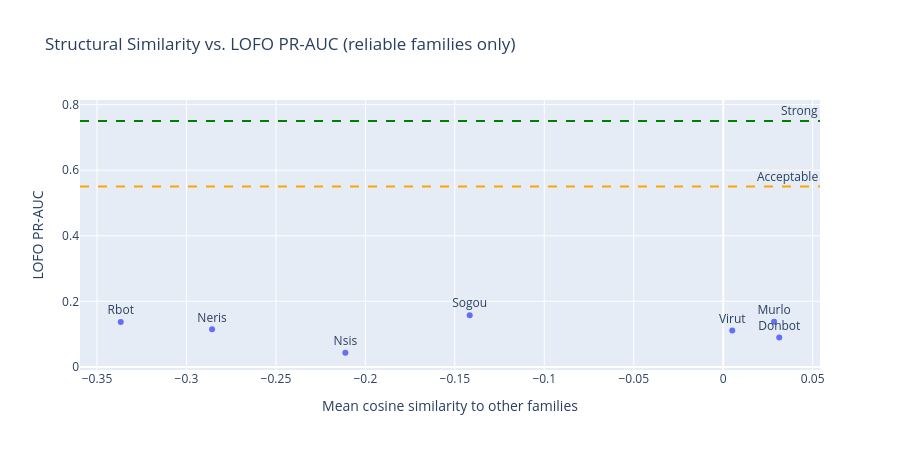

Notebook source saved alongside this figure:
### Markdown cell above
## 2. Similarity vs. Generalization

Does structural similarity to the training set predict LOFO PR-AUC?
We compute each family's mean cosine similarity to all other families,
then scatter it against LOFO PR-AUC.

### Code cell
lofo_df = leave_one_family_out(all_features, FEATURE_COLS)

# Mean similarity to other families (exclude self-similarity)
mean_sim = {}
for fam in sim_df.index:
    others = [f for f in sim_df.index if f != fam]
    mean_sim[fam] = sim_df.loc[fam, others].mean()

lofo_df["mean_structural_similarity"] = lofo_df["family"].map(mean_sim)

reliable_lofo = lofo_df[lofo_df["reliable"] & lofo_df["pr_auc"].notna()]

fig = px.scatter(
    reliable_lofo,
    x="mean_structural_similarity",
    y="pr_auc",
    text="family",
    title="Structural Similarity vs. LOFO PR-AUC (reliable families only)",
    labels={
        "mean_structural_similarity": "Mean cosine similarity to other families",
        "pr_auc": "LOFO PR-AUC",
    },
    height=450,
)
fig.add_hline(y=0.75, line_dash="dash", line_color="green", annotation_text="Strong")
fig.add_hline(
    y=0.55, line_dash="dash", line_color="orange", annotation_text="Acceptable"
)
fig.update_traces(textposition="top center")
fig.show()

### Figure 1 — Plotly figure (JSON) as saved in the notebook; plotly's stock layout.template omitted (floating-point values rounded to 4 significant figures)
{"data": [{"hovertemplate": "Mean cosine similarity to other families=%{x}<br>LOFO PR-AUC=%{y}<br>family=%{text}<extra></extra>", "legendgroup": "", "marker": {"color": "#636efa", "symbol": "circle"}, "mode": "markers+text", "name": "", "orientation": "v", "showlegend": false, "text": ["Donbot", "Murlo", "Neris", "Nsis", "Rbot", "Sogou", "Virut"], "textposition": "top center", "type": "scatter", "x": [0.03132, 0.02845, -0.2857, -0.2112, -0.3367, -0.1417, 0.00506], "xaxis": "x", "y": [0.08987, 0.1381, 0.1146, 0.04318, 0.1372, 0.1578, 0.1108], "yaxis": "y"}], "layout": {"annotations": [{"showarrow": false, "text": "Strong", "x": 1, "xanchor": "right", "xref": "x domain", "y": 0.75, "yanchor": "bottom", "yref": "y"}, {"showarrow": false, "text": "Acceptable", "x": 1, "xanchor": "right", "xref": "x domain", "y": 0.55, "yanchor": "bottom", "yref": "y"}], "height": 450, "legend": {"tracegroupgap": 0}, "shapes": [{"line": {"color": "green", "dash": "dash"}, "type": "line", "x0": 0, "x1": 1, "xref": "x domain", "y0": 0.75, "y1": 0.75, "yref": "y"}, {"line": {"color": "orange", "dash": "dash"}, "type": "line", "x0": 0, "x1": 1, "xref": "x domain", "y0": 0.55, "y1": 0.55, "yref": "y"}], "title": {"text": "Structural Similarity vs. LOFO PR-AUC (reliable families only)"}, "xaxis": {"anchor": "y", "domain": [0, 1], "title": {"text": "Mean cosine similarity to other families"}}, "yaxis": {"anchor": "x", "domain": [0, 1], "title": {"text": "LOFO PR-AUC"}}}}
